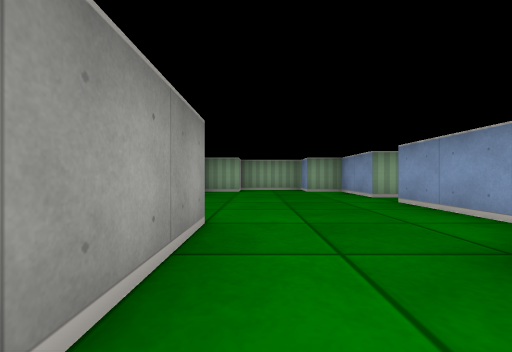
View 1 (above)

24 first-person views from a walk through a cub3D maze. The camera is about half as high as the walls, looks level and sees 90° across. The floor is counted in squares. Each view is taken from the middle of a square. On the plan, view 1 faces up. The plan holds only what a view shows up to about 9 squares ahead; the rest is blank.

View 2
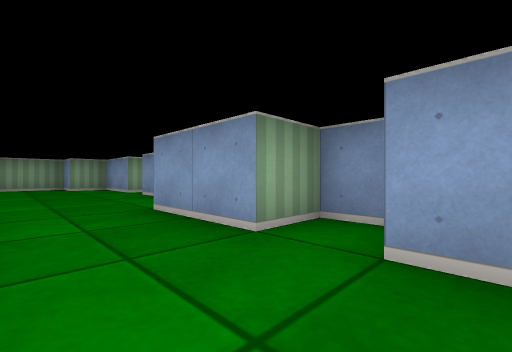

View 3
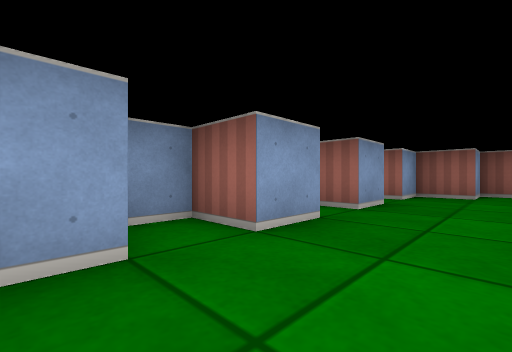

View 4
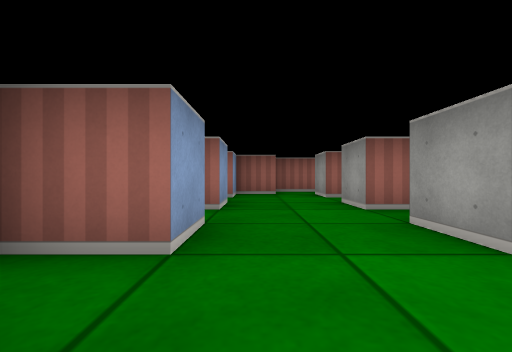

View 5
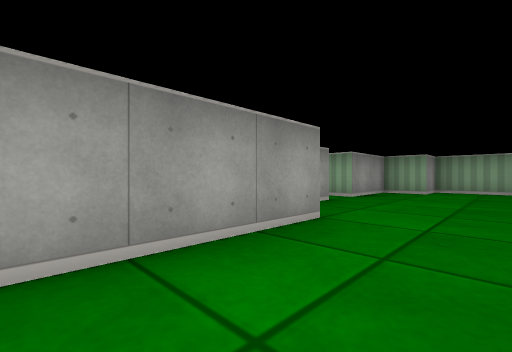

View 6
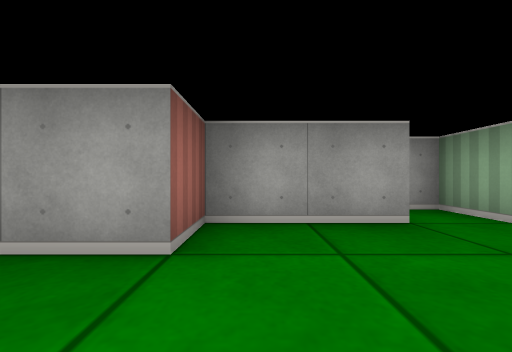

View 7
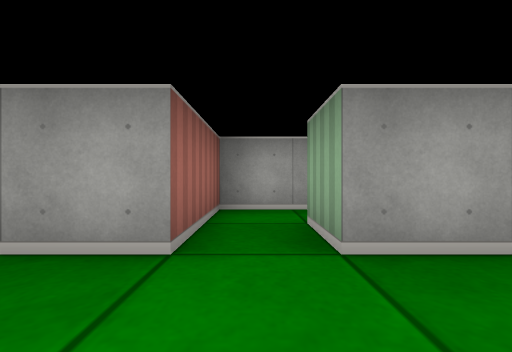

View 8
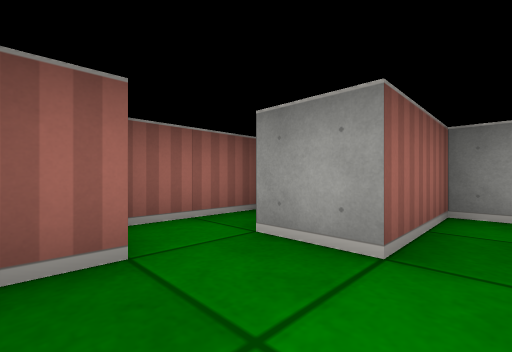

View 9
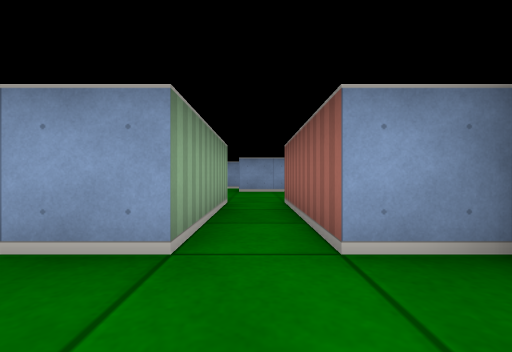

View 10
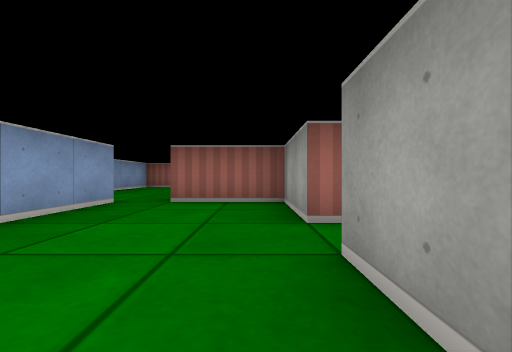

View 11
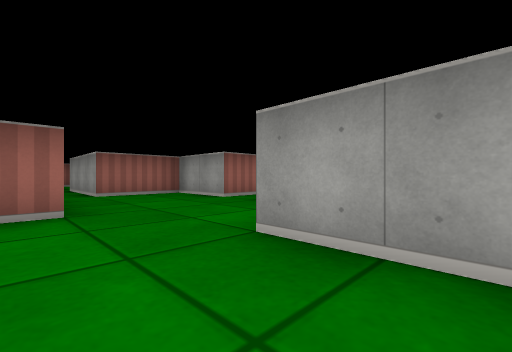

View 12
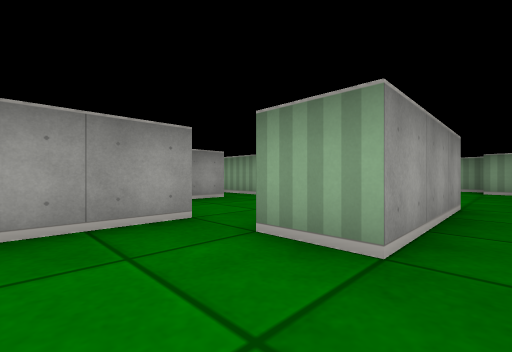

View 13
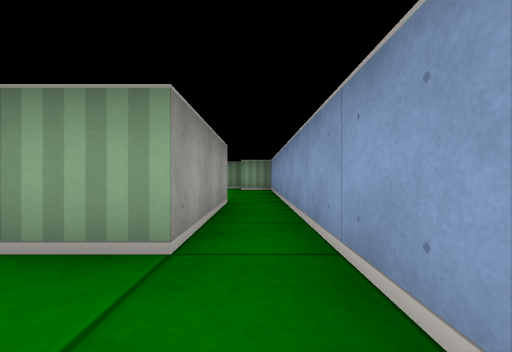

View 14
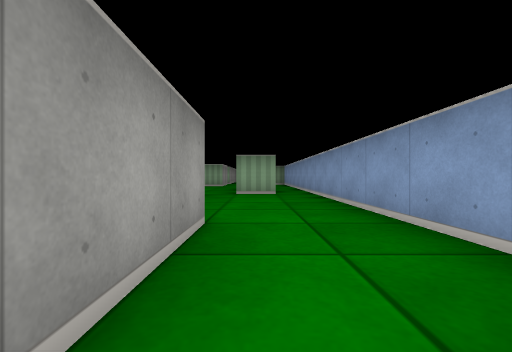

View 15
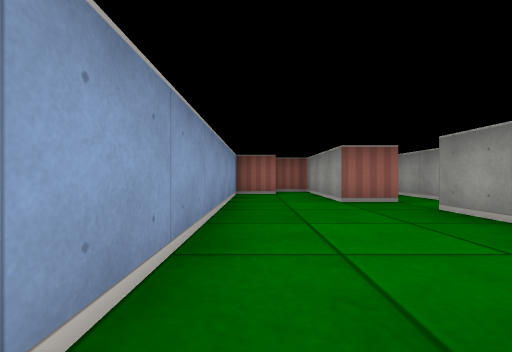

View 16
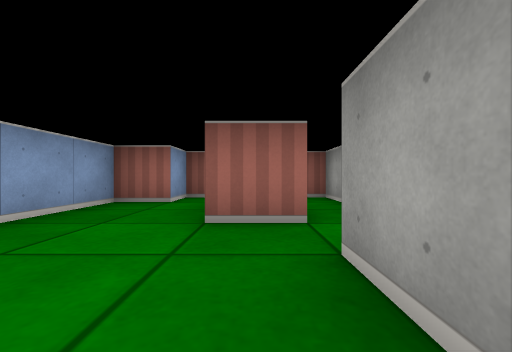

View 17
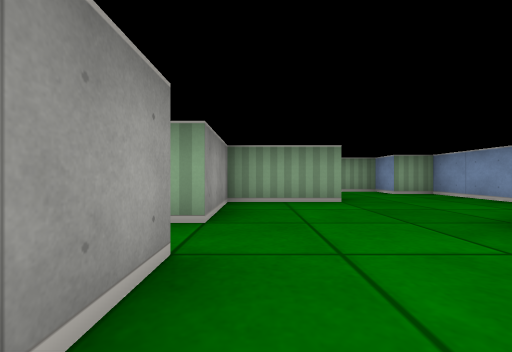

View 18
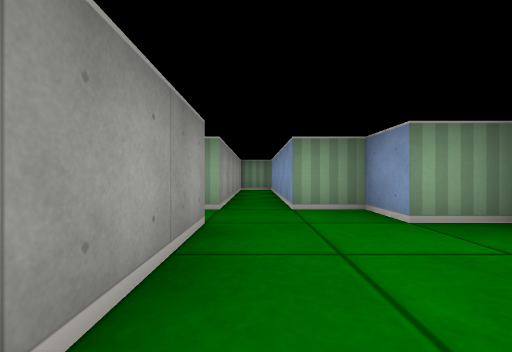

View 19
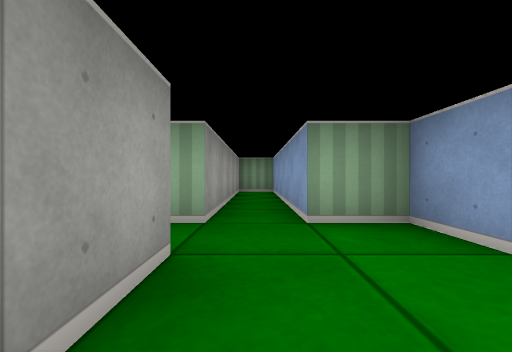

View 20
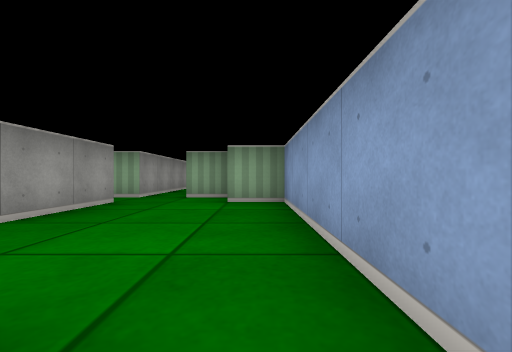

View 21
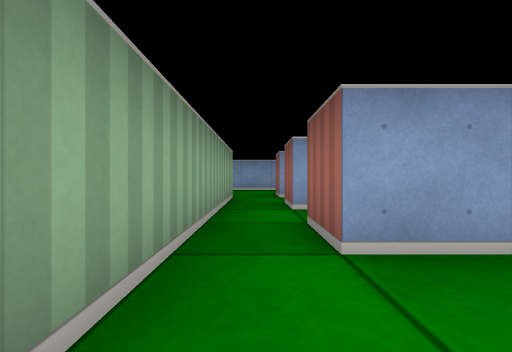

View 22
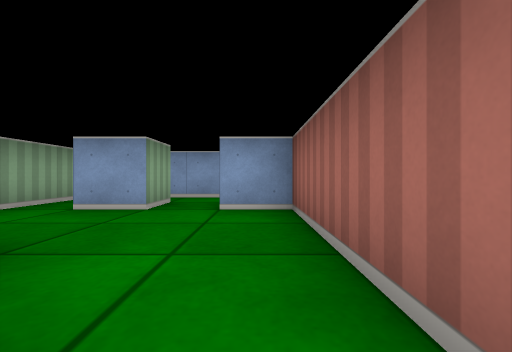

View 23
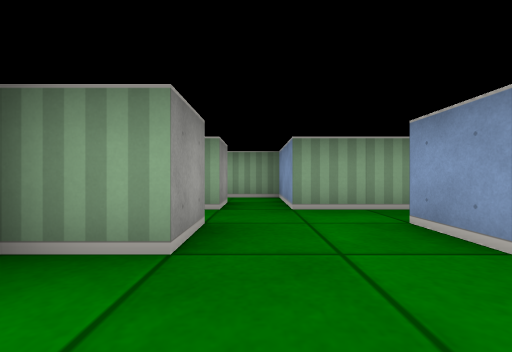

View 24
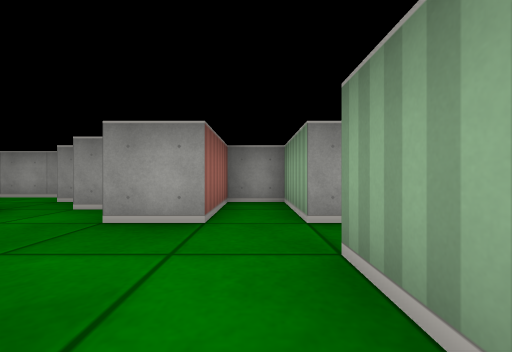

### Floor plan
Ten units are one square. View 1 is at (0, 0); x grows to the right and y downward. Boxes are objects, and circles mark ways between rooms. Rooms are numbered by the first view taken in them; rooms with no view inside come last. Other rooms are left out.
<svg viewBox="-30 -90 130 240">
<path fill="none" stroke="#000" d="M25 -25 25 -45M-15 -45 -15 -25 -5 -25 -5 0M-5 15 -5 25 -15 25M25 -55 25 -75 15 -75 15 -85 -5 -85 -5 -75 -15 -75 -15 -55 -25 -55 -25 -50M15 25 15 15 25 15 25 5 15 5 15 -15M-25 22 -25 35 -5 35M15 35 21 35M-5 35 -5 45M15 45 15 35M-25 50 -25 55 -5 55 -5 65M-15 75 5 75 5 65 15 65 15 55M85 45 85 75M65 5 65 25 45 25 45 45 15 45M75 75 75 45 80 45M95 75 95 5 85 5 85 -5 75 -5 75 -55 65 -55M15 55 45 55 45 75 65 75M65 -52 65 -5 59 -5M64 115 75 115 75 145 85 145 85 135 95 135 95 75M55 119 55 145M45 115 55 115M85 75 75 75M65 75 65 105 45 105M35 125 25 125 25 115 35 115M-5 130 -5 135M45 132 45 115M-5 145 25 145 25 135M45 105 15 105 15 95M5 95 5 105 -15 105 -15 115 5 115 5 125 -5 125"/>
<circle cx="5" cy="40" r="3" fill="#2a7"/>
<circle cx="20" cy="50" r="3" fill="#2a7"/>
<circle cx="80" cy="70" r="3" fill="#2a7"/>
<circle cx="50" cy="110" r="3" fill="#2a7"/>
<text x="0" y="-20">1</text>
<text x="0" y="50">2</text>
<text x="70" y="30">3</text>
<text x="80" y="110">4</text>
<text x="20" y="130">5</text>
</svg>
Room 1 opens to room 2. Room 2 opens to room 3. Room 3 opens to room 4. Room 4 opens to room 5.

Where each view was taken, in squares from view 1:
view 1: 0 up, 0 right, facing up
view 2: 2 down, 0 right, facing up-right
view 3: 0 up, 0 right, facing down-right
view 4: 0 up, 1 right, facing down
view 5: 0 up, 1 right, facing up-left
view 6: 3 up, 1 right, facing left
view 7: 3 down, 1 right, facing left
view 8: 5 down, 1 right, facing down-left
view 9: 5 down, 0 right, facing right
view 10: 3 down, 5 right, facing down
view 11: 1 down, 8 right, facing down-left
view 12: 9 down, 9 right, facing up-left
view 13: 9 down, 9 right, facing up
view 14: 14 down, 8 right, facing up
view 15: 7 down, 9 right, facing down
view 16: 9 down, 7 right, facing down
view 17: 7 down, 5 right, facing up
view 18: 3 down, 7 right, facing up
view 19: 2 down, 7 right, facing up
view 20: 5 down, 9 right, facing up
view 21: 11 down, 1 right, facing right
view 22: 14 down, 1 left, facing right
view 23: 14 down, 1 right, facing up
view 24: 11 down, 3 right, facing left
